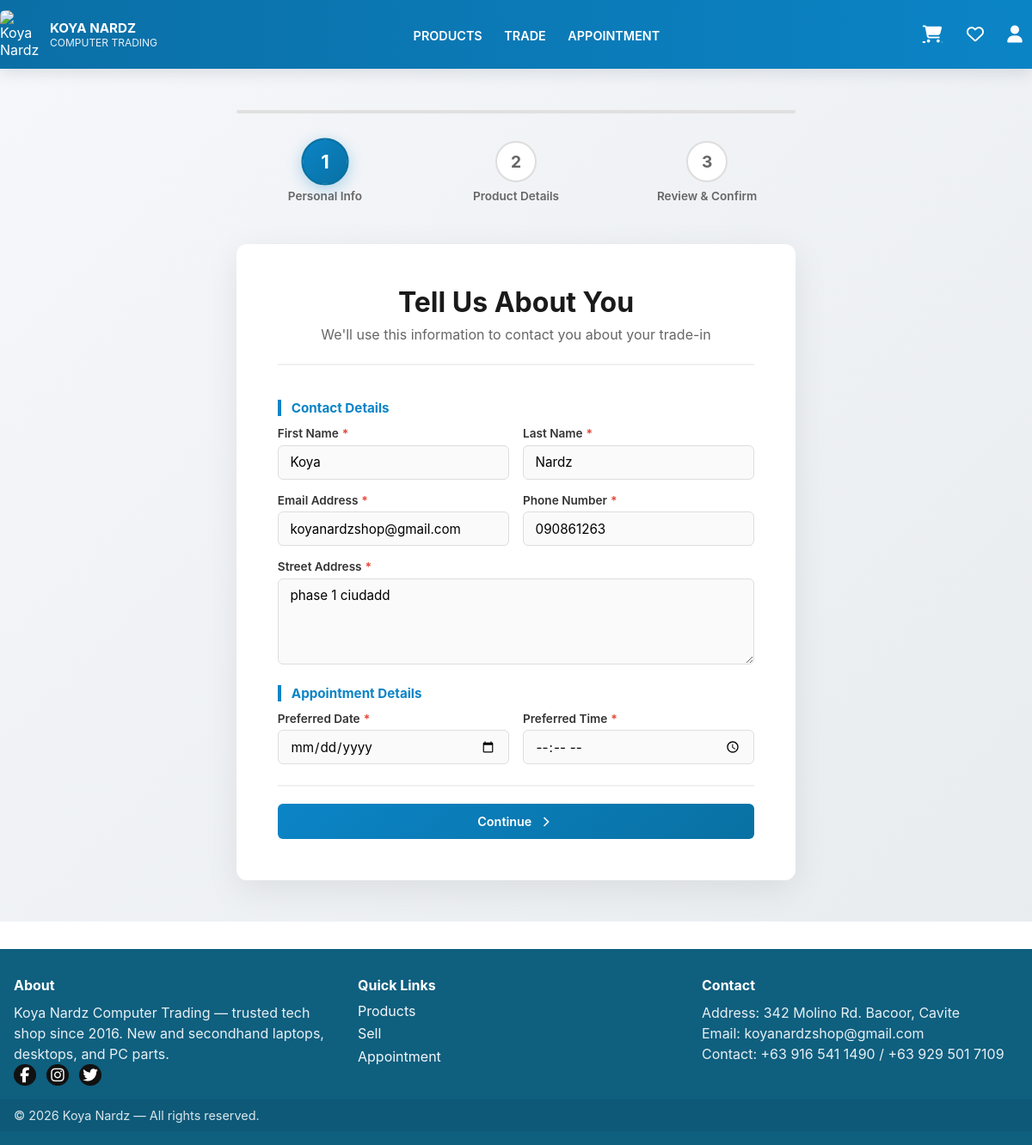
The app's page /selling (signed in) with its own data.
### app/models.py (models this page shows, shortened)
class CustomUser(AbstractUser):
    email = models.EmailField(unique=True)
    contact = models.CharField(max_length=15, null=True, blank=True)
    address = models.TextField(null=True, blank=True)
    avatar = models.ImageField(upload_to='avatars/', null=True, blank=True, default='avatars/user_default.png')
    is_oauth_pending = models.BooleanField(default=False, help_text="True if account created via OAuth but profile not completed")
    botpress_user_key = models.TextField(null=True, blank=True, help_text="Cached Botpress chat API user key")
    USERNAME_FIELD = ("email")
    REQUIRED_FIELDS = ["username"]

### app/views.py (the view, shortened to what this page needs)
# urls.py: path('selling', SellingPage.as_view(), name='selling'),
class SellingPage(TemplateView):
    template_name = 'app/selling/selling.html'
    def get_context_data(self, **kwargs):
        context = super().get_context_data(**kwargs)
        form = SellingForm()
        if self.request.user.is_authenticated:
            form.initial = {
                'first_name': self.request.user.first_name,
                'last_name': self.request.user.last_name,
                'email': self.request.user.email,
                'contact': self.request.user.contact,
                'address': self.request.user.address if hasattr(self.request.user, 'address') else '',
            }
        context['form'] = form
        return context

### app/context_processors.py (called while the page is built, shortened)
def favorites_context(request):
    favorites_list = []
    products = Product.objects.none()
    if request.user.is_authenticated:
        favorites = Favorite.objects.filter(user=request.user).values_list('favorite_product_id', flat=True)
        favorites_list = [str(f) for f in favorites]
        products = Product.objects.filter(id__in=favorites)
    valid_products = []
    for p in products:
        if p.has_valid_image():
            valid_products.append(p)
    cart = request.session.get('cart', {})
    cart_count = sum(item.get('quantity', 0) for item in cart.values())
    return {
        'products_favorite': valid_products,
        'favorites': favorites_list,  # Also provide the raw list for template checks
        'cart_count': cart_count
    }

### app/models.py (called while the page is built)
    def __str__(self):
        return self.category_name

### app/templates/app/selling/selling.html (shortened to what this page needs)
{% extends 'app/navigation.html' %}
{% load static %}
{% load humanize %}
{% block content %}
    <div class="sellingpage">
        <div class="selling_container">
            <div class="selling_progress">
                <div class="progress-bar">
                </div>
                <div class="selling_steps_horizontal">
                    <div class="step-indicator" onclick="goToStep(1)">
                        <div class="step-number-badge" id="badge1">
                            <span class="badge-num">1</span>
                        </div>
                        <span class="step-title">Personal Info</span>
                    </div>
                    <div class="step-indicator" onclick="goToStep(2)">
                        <div class="step-number-badge" id="badge2">
                            <span class="badge-num">2</span>
                        </div>
                        <span class="step-title">Product Details</span>
                    </div>
                    <div class="step-indicator" onclick="goToStep(3)">
                        <div class="step-number-badge" id="badge3">
                            <span class="badge-num">3</span>
                        </div>
                        <span class="step-title">Review & Confirm</span>
                    </div>
                </div>
            </div>
            <div class="selling_form_wrapper">
                <form id="sellForm" method="POST" enctype="multipart/form-data" action="{% url 'selling' %}">
                    <div id="step1" class="form-step step-active">
                        <div class="step-header">
                            <h2>Tell Us About You</h2>
                            <p>We'll use this information to contact you about your trade-in</p>
                        </div>
                        <div class="form-section">
                            <h3 class="section-title">Contact Details</h3>
                            <div class="form-grid-2col">
                                <div class="form-group">
                                    <label for="id_first_name">First Name <span class="required">*</span></label>
                                    {{ form.first_name }}
                                </div>
                                <div class="form-group">
                                    <label for="id_last_name">Last Name <span class="required">*</span></label>
                                    {{ form.last_name }}
                                </div>
                            </div>
                            <div class="form-grid-2col">
                                <div class="form-group">
                                    <label for="id_email">Email Address <span class="required">*</span></label>
                                    {{ form.email }}
                                </div>
                                <div class="form-group">
                                    <label for="id_contact">Phone Number <span class="required">*</span></label>
                                    {{ form.contact }}
                                </div>
                            </div>
                            <div class="form-group">
                                <label for="id_address">Street Address <span class="required">*</span></label>
                                {{ form.address }}
                            </div>
                        </div>
                        <div class="form-section">
                            <h3 class="section-title">Appointment Details</h3>
                            <div class="form-grid-2col">
                                <div class="form-group">
                                    <label for="id_selling_date">Preferred Date <span class="required">*</span></label>
                                    {{ form.selling_date }}
                                </div>
                                <div class="form-group">
                                    <label for="id_selling_time">Preferred Time <span class="required">*</span></label>
                                    {{ form.selling_time }}
                                </div>
                            </div>
                        </div>
                        <div class="form-actions">
                            <button type="button" class="btn-next" onclick="nextStep(1)">
                                Continue
                                <svg width="20" height="20" viewBox="0 0 24 24" fill="none" stroke="currentColor" stroke-width="2">
                                    <polyline points="9 18 15 12 9 6"></polyline>
                                </svg>
                            </button>
                        </div>
                    </div>
                </form>
            </div>
        </div>
    </div>
{% endblock content %}

### app/templates/app/navigation.html (style rules this page uses)
body, html, * { font-family: -apple-system, BlinkMacSystemFont, 'Segoe UI', Roboto, 'Helvetica Neue', Arial, sans-serif !important; }

### records on screen
CustomUser: first_name "Koya", last_name "Nardz", email "koyanardzshop@gmail.com", contact "090861263", address "phase 1 ciudadd"
